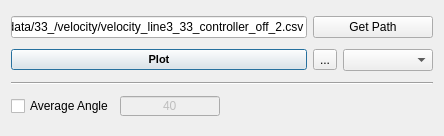
<?xml version="1.0" encoding="UTF-8"?>
<ui version="4.0">
 <class>Dialog</class>
 <widget class="QDialog" name="Dialog">
  <property name="enabled">
   <bool>true</bool>
  </property>
  <property name="geometry">
   <rect>
    <x>0</x>
    <y>0</y>
    <width>444</width>
    <height>136</height>
   </rect>
  </property>
  <property name="minimumSize">
   <size>
    <width>420</width>
    <height>70</height>
   </size>
  </property>
  <property name="maximumSize">
   <size>
    <width>16777215</width>
    <height>16777215</height>
   </size>
  </property>
  <property name="font">
   <font>
    <strikeout>false</strikeout>
   </font>
  </property>
  <property name="windowTitle">
   <string>Data Plot</string>
  </property>
  <property name="windowIcon">
   <iconset resource="icons.qrc">
    <normaloff>:/icons/icons/plot_icon_8_Ywb_icon.ico</normaloff>:/icons/icons/plot_icon_8_Ywb_icon.ico</iconset>
  </property>
  <property name="sizeGripEnabled">
   <bool>false</bool>
  </property>
  <layout class="QGridLayout" name="gridLayout">
   <item row="1" column="0" colspan="3">
    <widget class="QPushButton" name="plotButton">
     <property name="font">
      <font>
       <pointsize>8</pointsize>
       <weight>75</weight>
       <bold>true</bold>
       <strikeout>false</strikeout>
       <stylestrategy>PreferAntialias</stylestrategy>
      </font>
     </property>
     <property name="cursor">
      <cursorShape>ArrowCursor</cursorShape>
     </property>
     <property name="whatsThis">
      <string notr="true" extracomment="naber"/>
     </property>
     <property name="text">
      <string>Plot</string>
     </property>
    </widget>
   </item>
   <item row="4" column="0">
    <widget class="QCheckBox" name="maCheckBox">
     <property name="text">
      <string>Average Angle</string>
     </property>
     <property name="checked">
      <bool>false</bool>
     </property>
     <property name="tristate">
      <bool>false</bool>
     </property>
    </widget>
   </item>
   <item row="4" column="1">
    <widget class="QLineEdit" name="maTextBox">
     <property name="enabled">
      <bool>false</bool>
     </property>
     <property name="sizePolicy">
      <sizepolicy hsizetype="Ignored" vsizetype="Ignored">
       <horstretch>0</horstretch>
       <verstretch>0</verstretch>
      </sizepolicy>
     </property>
     <property name="minimumSize">
      <size>
       <width>100</width>
       <height>20</height>
      </size>
     </property>
     <property name="maximumSize">
      <size>
       <width>16777215</width>
       <height>20</height>
      </size>
     </property>
     <property name="baseSize">
      <size>
       <width>0</width>
       <height>0</height>
      </size>
     </property>
     <property name="text">
      <string>40</string>
     </property>
     <property name="maxLength">
      <number>32762</number>
     </property>
     <property name="alignment">
      <set>Qt::AlignCenter</set>
     </property>
     <property name="readOnly">
      <bool>false</bool>
     </property>
    </widget>
   </item>
   <item row="1" column="3">
    <widget class="QToolButton" name="datasetButton">
     <property name="text">
      <string>...</string>
     </property>
    </widget>
   </item>
   <item row="0" column="0" colspan="3">
    <widget class="QLineEdit" name="pathTextBox">
     <property name="text">
      <string>./data/33_/velocity/velocity_line3_33_controller_off_2.csv</string>
     </property>
    </widget>
   </item>
   <item row="1" column="4">
    <widget class="QComboBox" name="datasetList"/>
   </item>
   <item row="0" column="3" colspan="2">
    <widget class="QPushButton" name="pathButton">
     <property name="text">
      <string>Get Path</string>
     </property>
    </widget>
   </item>
   <item row="3" column="0" colspan="5">
    <widget class="Line" name="line">
     <property name="orientation">
      <enum>Qt::Horizontal</enum>
     </property>
    </widget>
   </item>
  </layout>
 </widget>
 <resources>
  <include location="icons.qrc"/>
 </resources>
 <connections>
  <connection>
   <sender>maCheckBox</sender>
   <signal>clicked(bool)</signal>
   <receiver>maTextBox</receiver>
   <slot>setEnabled(bool)</slot>
   <hints>
    <hint type="sourcelabel">
     <x>77</x>
     <y>96</y>
    </hint>
    <hint type="destinationlabel">
     <x>221</x>
     <y>97</y>
    </hint>
   </hints>
  </connection>
 </connections>
</ui>
